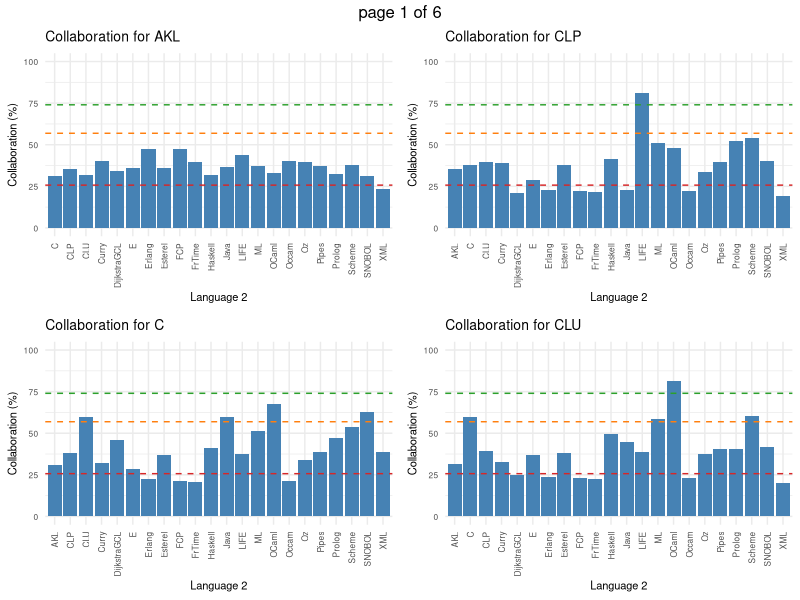
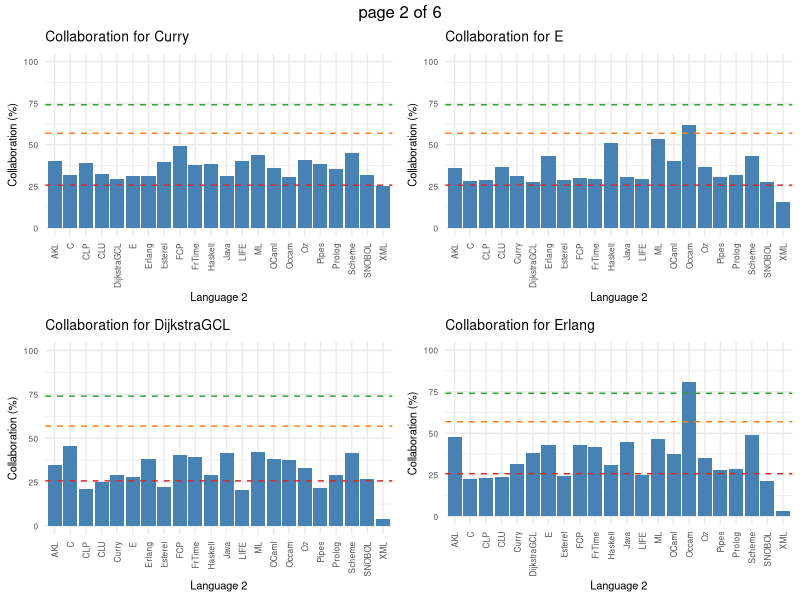
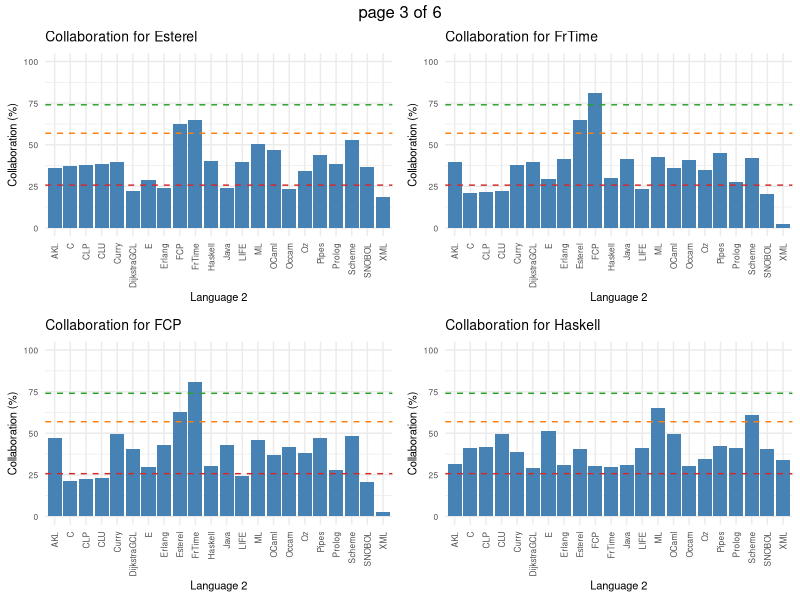
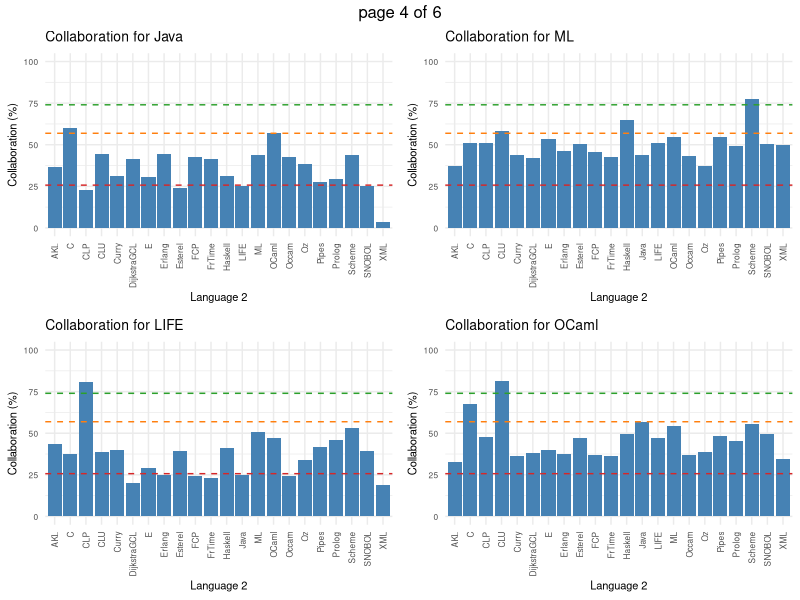
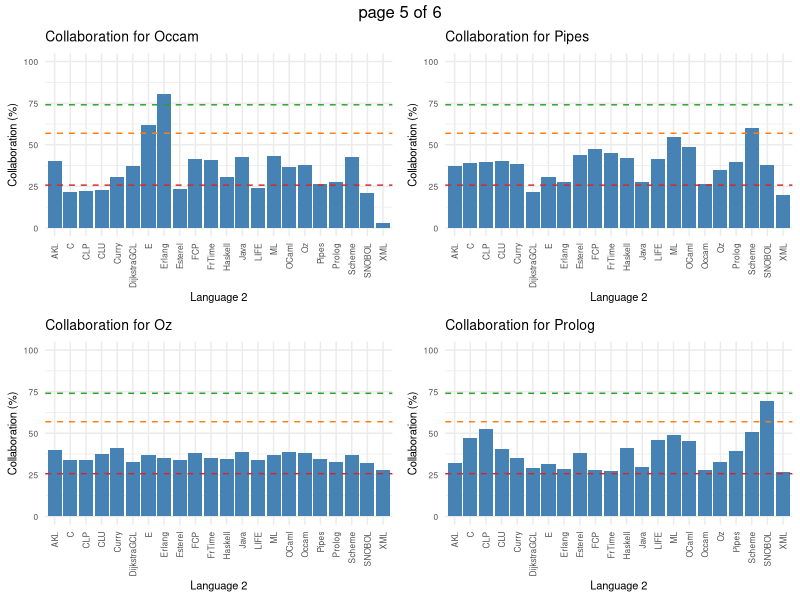
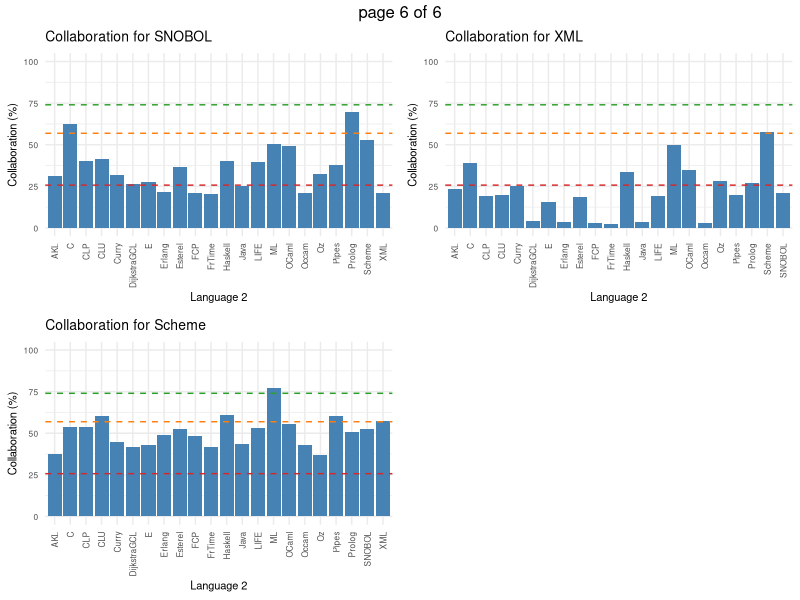

Write the R code that produced these figures, in order.
# Load necessary libraries for data manipulation, visualization, and reading
library(ggplot2)
library(dplyr)
library(readr)
library(gridExtra)

# Read the data from a CSV file
data <- read_csv("language_collaboration_results.csv")

# Define a custom theme for ggplot2 charts for consistent appearance
adjusted_theme <- theme(
  plot.title = element_text(size = 10),
  axis.title = element_text(size = 8),
  axis.text.x = element_text(angle = 90, vjust = 0.5, size = 6),
  axis.text.y = element_text(size = 6),
  legend.title = element_text(size = 8),
  legend.text = element_text(size = 6)
)

# Convert the 'CollaborationScore' column to a percentage for easier interpretation
data <- data %>%
  mutate(Collaboration_Percentage = as.numeric(CollaborationScore) * 100)

# Sort the data by the first language
data_sorted <- data %>% arrange(Language1)
# Extract unique languages for plotting
unique_languages <- unique(data_sorted$Language1)
# Initialize a list to store individual graphs
graphs <- list()

# Define thresholds and corresponding colors for visualization
seuils <- c(25.7, 56.9, 74)
colors <- c("#d62728", "#ff7f0e", "#2ca02c")

# Loop through each unique language to create a bar plot
for (language in unique_languages) {
  # Filter data for the current language
  subset_data <- filter(data_sorted, Language1 == language)
  # Create the bar plot
  graph <- ggplot(subset_data, aes(x = Language2, y = Collaboration_Percentage)) +
    geom_bar(stat = "identity", fill = "steelblue") +
    theme_minimal() +
    adjusted_theme +
    labs(title = paste("Collaboration for", language), x = "Language 2", y = "Collaboration (%)") +
    theme(axis.text.x = element_text(angle = 90, hjust = 1)) +
    scale_y_continuous(limits = c(0, 100), breaks = seq(0, 100, by = 25))
  
  # Add horizontal lines at defined thresholds
  for(i in 1:length(seuils)) {
    graph <- graph + geom_hline(yintercept = seuils[i], linetype = "dashed", color = colors[i])
  }
  # Store the graph in the list using the language as the key
  graphs[[language]] <- graph
}

# Output the graphs to a PDF file
pdf("AllLanguageCollaborationReport.pdf")
marrangeGrob(grobs = lapply(graphs, ggplotGrob), ncol = 2, nrow = 2)
dev.off()